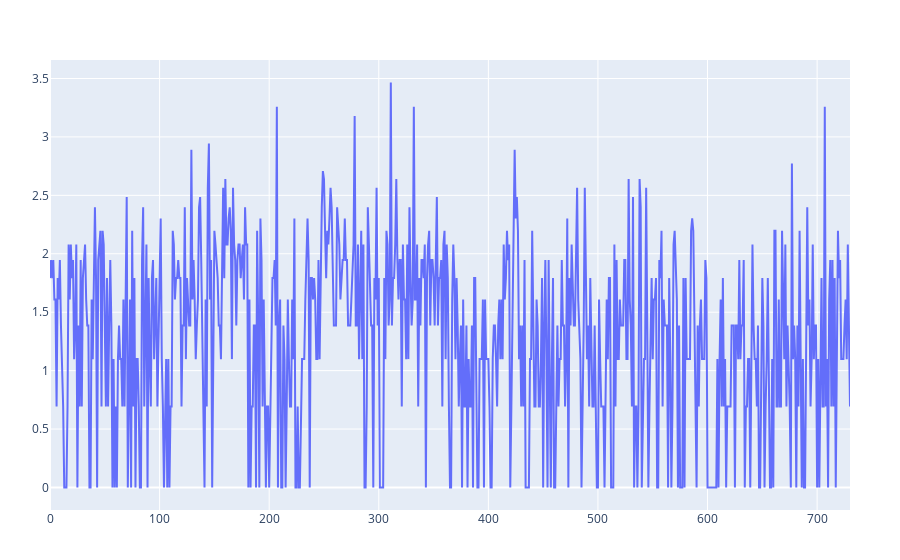

The cell this chart's notebook holds for it:
### Code cell
data = scatter(;x = ts.t, y= ts.n,mode="lines")
    plot(data)

### Figure 1 — Plotly figure (JSON) as saved in the notebook; plotly's stock layout.template omitted (floating-point values rounded to 4 significant figures; data arrays with more than 128 entries replaced by an {"elided": "..."} marker saying what was removed)
{"data": [{"mode": "lines", "type": "scatter", "x": {"elided": "731 int values"}, "y": {"elided": "731 float values"}}], "layout": {"margin": {"b": 50, "l": 50, "r": 50, "t": 60}}}
